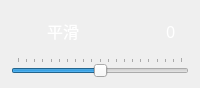
                      <widget class="QWidget" name="widget_11" native="true">
                       <property name="minimumSize">
                        <size>
                         <width>0</width>
                         <height>88</height>
                        </size>
                       </property>
                       <property name="maximumSize">
                        <size>
                         <width>16777215</width>
                         <height>88</height>
                        </size>
                       </property>
                       <layout class="QVBoxLayout" name="verticalLayout_10">
                        <item>
                         <layout class="QHBoxLayout" name="horizontalLayout_25" stretch="1,5,1">
                          <item>
                           <widget class="QLabel" name="label_image_smooth">
                            <property name="minimumSize">
                             <size>
                              <width>30</width>
                              <height>30</height>
                             </size>
                            </property>
                            <property name="styleSheet">
                             <string notr="true">image:url(:/images/icon/curve_auto_colon_icon.svg)</string>
                            </property>
                            <property name="text">
                             <string/>
                            </property>
                           </widget>
                          </item>
                          <item>
                           <widget class="QLabel" name="label_text_smooth">
                            <property name="minimumSize">
                             <size>
                              <width>90</width>
                              <height>30</height>
                             </size>
                            </property>
                            <property name="font">
                             <font>
                              <family>黑体</family>
                              <pointsize>12</pointsize>
                              <weight>50</weight>
                              <italic>false</italic>
                              <bold>false</bold>
                              <stylestrategy>PreferAntialias</stylestrategy>
                             </font>
                            </property>
                            <property name="styleSheet">
                             <string notr="true">QLabel{
	color:rgb(255, 255, 255);
}</string>
                            </property>
                            <property name="text">
                             <string>平滑</string>
                            </property>
                           </widget>
                          </item>
                          <item>
                           <widget class="QLabel" name="label_smooth">
                            <property name="font">
                             <font>
                              <family>黑体</family>
                              <pointsize>12</pointsize>
                              <weight>50</weight>
                              <italic>false</italic>
                              <bold>false</bold>
                              <stylestrategy>PreferAntialias</stylestrategy>
                             </font>
                            </property>
                            <property name="styleSheet">
                             <string notr="true">QLabel{
	color:rgb(255, 255, 255);
}</string>
                            </property>
                            <property name="text">
                             <string>0</string>
                            </property>
                           </widget>
                          </item>
                         </layout>
                        </item>
                        <item>
                         <widget class="QSlider" name="horizontalSlider_smooth">
                          <property name="styleSheet">
                           <string notr="true"/>
                          </property>
                          <property name="minimum">
                           <number>-100</number>
                          </property>
                          <property name="maximum">
                           <number>100</number>
                          </property>
                          <property name="orientation">
                           <enum>Qt::Horizontal</enum>
                          </property>
                          <property name="tickPosition">
                           <enum>QSlider::TicksAbove</enum>
                          </property>
                         </widget>
                        </item>
                       </layout>
                      </widget>
